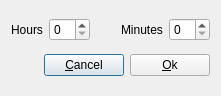
<?xml version="1.0" encoding="UTF-8"?>
<ui version="4.0">
 <class>SelectTimeDlg</class>
 <widget class="QDialog" name="SelectTimeDlg">
  <property name="geometry">
   <rect>
    <x>0</x>
    <y>0</y>
    <width>221</width>
    <height>96</height>
   </rect>
  </property>
  <property name="windowTitle">
   <string>Enter Time</string>
  </property>
  <layout class="QGridLayout" name="gridLayout">
   <item row="0" column="0">
    <layout class="QHBoxLayout" name="horizontalLayout_2">
     <item>
      <widget class="QLabel" name="label">
       <property name="text">
        <string>Hours</string>
       </property>
      </widget>
     </item>
     <item>
      <widget class="QSpinBox" name="hourSpinBox">
       <property name="maximum">
        <number>23</number>
       </property>
      </widget>
     </item>
     <item>
      <spacer name="horizontalSpacer">
       <property name="orientation">
        <enum>Qt::Horizontal</enum>
       </property>
       <property name="sizeHint" stdset="0">
        <size>
         <width>40</width>
         <height>20</height>
        </size>
       </property>
      </spacer>
     </item>
     <item>
      <widget class="QLabel" name="label_2">
       <property name="text">
        <string>Minutes</string>
       </property>
      </widget>
     </item>
     <item>
      <widget class="QSpinBox" name="minuteSpinBox">
       <property name="maximum">
        <number>59</number>
       </property>
      </widget>
     </item>
    </layout>
   </item>
   <item row="1" column="0">
    <layout class="QHBoxLayout" name="horizontalLayout">
     <item>
      <spacer name="horizontalSpacer_2">
       <property name="orientation">
        <enum>Qt::Horizontal</enum>
       </property>
       <property name="sizeHint" stdset="0">
        <size>
         <width>40</width>
         <height>20</height>
        </size>
       </property>
      </spacer>
     </item>
     <item>
      <widget class="QPushButton" name="cancelButton">
       <property name="text">
        <string>&amp;Cancel</string>
       </property>
      </widget>
     </item>
     <item>
      <widget class="QPushButton" name="okButton">
       <property name="text">
        <string>&amp;Ok</string>
       </property>
      </widget>
     </item>
    </layout>
   </item>
  </layout>
 </widget>
 <resources/>
 <connections>
  <connection>
   <sender>okButton</sender>
   <signal>clicked()</signal>
   <receiver>SelectTimeDlg</receiver>
   <slot>accept()</slot>
   <hints>
    <hint type="sourcelabel">
     <x>188</x>
     <y>69</y>
    </hint>
    <hint type="destinationlabel">
     <x>170</x>
     <y>88</y>
    </hint>
   </hints>
  </connection>
  <connection>
   <sender>cancelButton</sender>
   <signal>clicked()</signal>
   <receiver>SelectTimeDlg</receiver>
   <slot>reject()</slot>
   <hints>
    <hint type="sourcelabel">
     <x>95</x>
     <y>71</y>
    </hint>
    <hint type="destinationlabel">
     <x>79</x>
     <y>91</y>
    </hint>
   </hints>
  </connection>
 </connections>
</ui>
